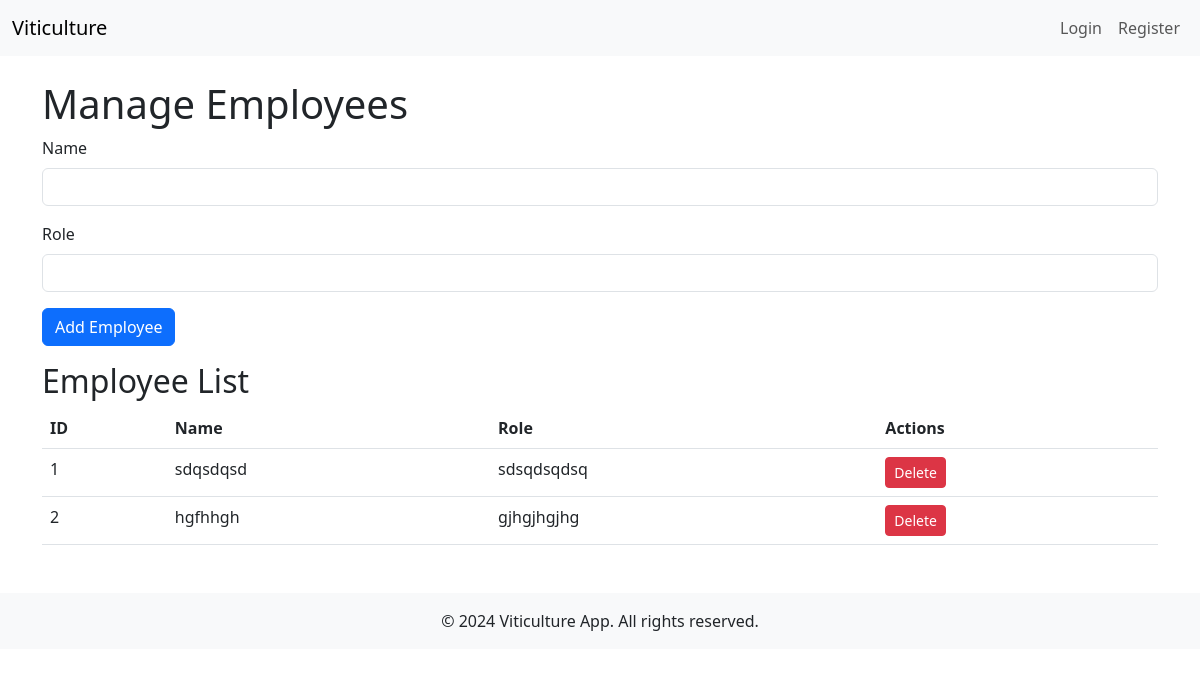
The page /employees on the database its author committed.
### models.py (models this page shows)
class Employee(db.Model):
    __tablename__ = 'employees'
    id = db.Column(db.Integer, primary_key=True)
    name = db.Column(db.String(100), nullable=False)
    role = db.Column(db.String(50), nullable=False)
    operations = db.relationship('Operation', backref='employee', lazy=True)

### routes/main_routes.py (the view, shortened to what this page needs)
@main_routes.route('/employees', methods=['GET', 'POST'])
def manage_employees():
    employees = Employee.query.all()
    return render_template('employees.html', employees=employees)

### templates/employees.html
{% extends "base.html" %}
{% block content %}
<h1>Manage Employees</h1>
<form method="POST" action="/employees" class="mb-3">
    <div class="mb-3">
        <label for="name" class="form-label">Name</label>
        <input type="text" class="form-control" id="name" name="name" required>
    </div>
    <div class="mb-3">
        <label for="role" class="form-label">Role</label>
        <input type="text" class="form-control" id="role" name="role" required>
    </div>
    <button type="submit" class="btn btn-primary">Add Employee</button>
</form>
<h2>Employee List</h2>
<table class="table">
    <thead>
        <tr>
            <th>ID</th>
            <th>Name</th>
            <th>Role</th>
            <th>Actions</th>
        </tr>
    </thead>
    <tbody>
        {% for employee in employees %}
        <tr>
            <td>{{ employee.id }}</td>
            <td>{{ employee.name }}</td>
            <td>{{ employee.role }}</td>
            <td>
                <a href="/delete_employee/{{ employee.id }}" class="btn btn-danger btn-sm">Delete</a>
            </td>
        </tr>
        {% endfor %}
    </tbody>
</table>
{% endblock %}

### rows shown on the page
Employee: id "1", name "sdqsdqsd", role "sdsqdsqdsq"
Employee: id "2", name "hgfhhgh", role "gjhgjhgjhg"
